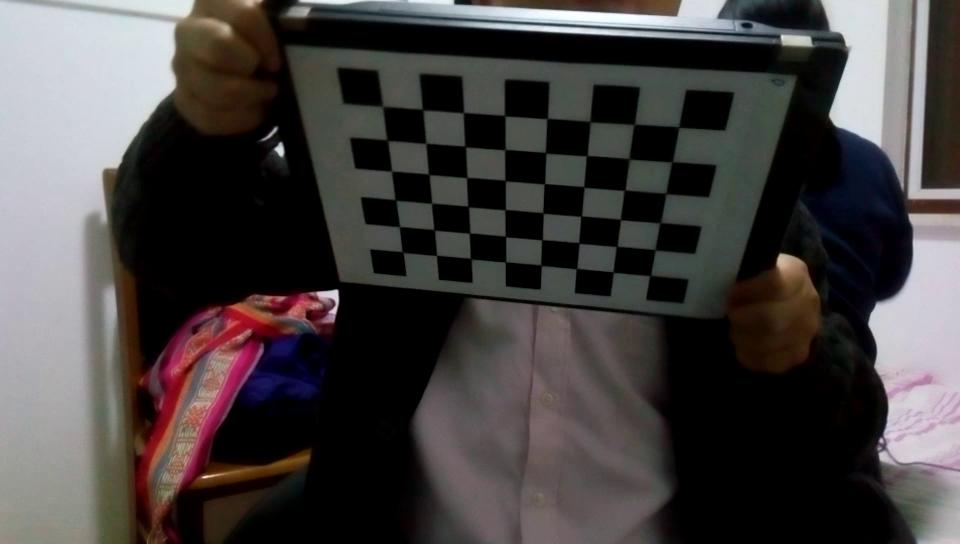
//> input picture imagefiles/.jpg, 960 x 544 px
$ ./stereo_match imagefiles/.jpg imagefiles/Image_10L.jpg   (built with g++ and OpenCV 4)
//> lines starting //> are read from the running program, lines starting //| are printed output that depends on the picture
/*
 *  stereo_match.cpp
 *  calibration
 *
 *  Created by Victor  Eruhimov on 1/18/10.
 *  Copyright 2010 Argus Corp. All rights reserved.
 *
 */

#include "opencv2/calib3d/calib3d.hpp"
#include "opencv2/imgproc/imgproc.hpp"
#include "opencv2/imgcodecs.hpp"
#include "opencv2/highgui/highgui.hpp"
#include "opencv2/core/utility.hpp"

#include <stdio.h>
#include <stdlib.h>
#include <iostream>

using namespace cv;
using namespace std;

static void print_help()
{
    printf("\nDemo stereo matching converting L and R images into disparity and point clouds\n");
    printf("\nUsage: stereo_match <left_image> <right_image> [--algorithm=bm|sgbm|hh] [--blocksize=<block_size>]\n"
           "[--max-disparity=<max_disparity>] [--scale=scale_factor>] [-i <intrinsic_filename>] [-e <extrinsic_filename>]\n"
           "[--no-display] [-o <disparity_image>] [-p <point_cloud_file>]\n");
}

static void saveXYZ(const char* filename, const Mat& mat)
{
    const double max_z = 1.0e4;
    FILE* fp = fopen(filename, "wt");
    for(int y = 0; y < mat.rows; y++)
    {
        for(int x = 0; x < mat.cols; x++)
        {
            Vec3f point = mat.at<Vec3f>(y, x);
            if(fabs(point[2] - max_z) < FLT_EPSILON || fabs(point[2]) > max_z) continue;
            fprintf(fp, "%f %f %f\n", point[0], point[1], point[2]);
        }
    }
    fclose(fp);
}

int main(int argc, char** argv)
{
    const char* algorithm_opt = "--algorithm=";
    const char* maxdisp_opt = "--max-disparity=";
    const char* blocksize_opt = "--blocksize=";
    const char* nodisplay_opt = "--no-display";
    const char* scale_opt = "--scale=";

    if(argc < 3)
    {
        print_help();
        return 0;
    }
    const char* img1_filename = 0;
    const char* img2_filename = 0;
    const char* intrinsic_filename = 0;
    const char* extrinsic_filename = 0;
    const char* disparity_filename = 0;
    const char* point_cloud_filename = 0;

    enum { STEREO_BM=0, STEREO_SGBM=1, STEREO_HH=2, STEREO_VAR=3 };
    int alg = STEREO_SGBM;
    int SADWindowSize = 0, numberOfDisparities = 0;
    bool no_display = false;
    float scale = 1.f;

    Ptr<StereoBM> bm = StereoBM::create(16,9);
    Ptr<StereoSGBM> sgbm = StereoSGBM::create(0,16,3);

    for( int i = 1; i < argc; i++ )
    {
        if( argv[i][0] != '-' )
        {
            if( !img1_filename )
                img1_filename = argv[i];
            else
                img2_filename = argv[i];
        }
        else if( strncmp(argv[i], algorithm_opt, strlen(algorithm_opt)) == 0 )
        {
            char* _alg = argv[i] + strlen(algorithm_opt);
            alg = strcmp(_alg, "bm") == 0 ? STEREO_BM :
                  strcmp(_alg, "sgbm") == 0 ? STEREO_SGBM :
                  strcmp(_alg, "hh") == 0 ? STEREO_HH :
                  strcmp(_alg, "var") == 0 ? STEREO_VAR : -1;
            if( alg < 0 )
            {
                printf("Command-line parameter error: Unknown stereo algorithm\n\n");
                print_help();
                return -1;
            }
        }
        else if( strncmp(argv[i], maxdisp_opt, strlen(maxdisp_opt)) == 0 )
        {
            if( sscanf( argv[i] + strlen(maxdisp_opt), "%d", &numberOfDisparities ) != 1 ||
                numberOfDisparities < 1 || numberOfDisparities % 16 != 0 )
            {
                printf("Command-line parameter error: The max disparity (--maxdisparity=<...>) must be a positive integer divisible by 16\n");
                print_help();
                return -1;
            }
        }
        else if( strncmp(argv[i], blocksize_opt, strlen(blocksize_opt)) == 0 )
        {
            if( sscanf( argv[i] + strlen(blocksize_opt), "%d", &SADWindowSize ) != 1 ||
                SADWindowSize < 1 || SADWindowSize % 2 != 1 )
            {
                printf("Command-line parameter error: The block size (--blocksize=<...>) must be a positive odd number\n");
                return -1;
            }
        }
        else if( strncmp(argv[i], scale_opt, strlen(scale_opt)) == 0 )
        {
            if( sscanf( argv[i] + strlen(scale_opt), "%f", &scale ) != 1 || scale < 0 )
            {
                printf("Command-line parameter error: The scale factor (--scale=<...>) must be a positive floating-point number\n");
                return -1;
            }
        }
        else if( strcmp(argv[i], nodisplay_opt) == 0 )
            no_display = true;
        else if( strcmp(argv[i], "-i" ) == 0 )
            intrinsic_filename = argv[++i];
        else if( strcmp(argv[i], "-e" ) == 0 )
            extrinsic_filename = argv[++i];
        else if( strcmp(argv[i], "-o" ) == 0 )
            disparity_filename = argv[++i];
        else if( strcmp(argv[i], "-p" ) == 0 )
            point_cloud_filename = argv[++i];
        else
        {
            printf("Command-line parameter error: unknown option %s\n", argv[i]);
            return -1;
        }
    }

    if( !img1_filename || !img2_filename )
    {
        printf("Command-line parameter error: both left and right images must be specified\n");
        return -1;
    }

    if( (intrinsic_filename != 0) ^ (extrinsic_filename != 0) )
    {
        printf("Command-line parameter error: either both intrinsic and extrinsic parameters must be specified, or none of them (when the stereo pair is already rectified)\n");
        return -1;
    }

    if( extrinsic_filename == 0 && point_cloud_filename )
    {
        printf("Command-line parameter error: extrinsic and intrinsic parameters must be specified to compute the point cloud\n");
        return -1;
    }

    int color_mode = alg == STEREO_BM ? 0 : -1;
    Mat img1 = imread(img1_filename, color_mode);
//> img1 is the input picture: 544 rows x 960 cols, CV_8UC3; mean B, G, R 66, 66.3, 70.4
    Mat img2 = imread(img2_filename, color_mode);
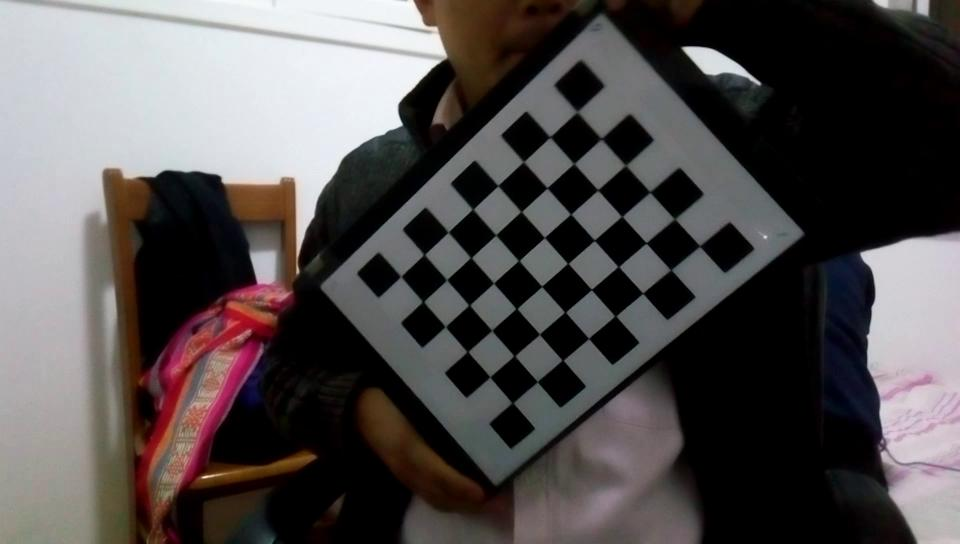
//> input picture imagefiles/Image_10L.jpg, 960 x 544 px
//> img2 is the input picture: 544 rows x 960 cols, CV_8UC3; mean B, G, R 80, 80, 84.6
    if (img1.empty())
    {
        printf("Command-line parameter error: could not load the first input image file\n");
        return -1;
    }
    if (img2.empty())
    {
        printf("Command-line parameter error: could not load the second input image file\n");
        return -1;
    }

    if (scale != 1.f)
    {
        Mat temp1, temp2;
        int method = scale < 1 ? INTER_AREA : INTER_CUBIC;
        resize(img1, temp1, Size(), scale, scale, method);
        img1 = temp1;
        resize(img2, temp2, Size(), scale, scale, method);
        img2 = temp2;
    }

    Size img_size = img1.size();
//> img_size = Size(960, 544)

    Rect roi1, roi2;
    Mat Q;


        Mat M1, D1, M2, D2;
        Mat R, Rv, T, R1, P1, R2, P2;
    if( intrinsic_filename )
    {
        // reading intrinsic parameters
        FileStorage fs(intrinsic_filename, FileStorage::READ);
        if(!fs.isOpened())
        {
            printf("Failed to open file %s\n", intrinsic_filename);
            return -1;
        }

        fs["M1"] >> M1;
        fs["D1"] >> D1;
        fs["M2"] >> M2;
        fs["D2"] >> D2;

        M1 *= scale;
        M2 *= scale;

        fs.open(extrinsic_filename, FileStorage::READ);
        if(!fs.isOpened())
        {
            printf("Failed to open file %s\n", extrinsic_filename);
            return -1;
        }

        fs["R"] >> R;
        fs["T"] >> T;
   } else {
        M1 = (Mat_<double>(3,3)<< 780.96374, 0., 478.73296,
             0., 782.08564, 265.79692,
             0., 0., 1.0);
        D1 = (Mat_<double>(5,1)<< 0.13258, -0.35049, 0.00026, 0.00496, 0.0000);
        M2 = (Mat_<double>(3,3)<< 842.25861, 0., 461.55895,
             0., 838.46926, 316.88318,
             0., 0., 1.0);
        D2 = (Mat_<double>(5,1)<< 0.27170, -0.66363, 0.02277, -0.00707, 0.00000);
        Rv = (Mat_<double>(3,1)<< 0.04034, 0.00395, -0.00853);
        Rodrigues(Rv, R);
        T = (Mat_<double>(3,1)<< -56.99920, -47.64819, 213.37935);
   }
        cout << "M1 = " << endl << " " << M1 << endl << endl;
        cout << "D1 = " << endl << " " << D1 << endl << endl;
        cout << "M2 = " << endl << " " << M2 << endl << endl;
        cout << "D2 = " << endl << " " << D2 << endl << endl;
        cout << "Rv = " << endl << " " << Rv << endl << endl;
        cout << "R = " << endl << " " << R << endl << endl;
        stereoRectify( M1, D1, M2, D2, img_size, R, T, R1, R2, P1, P2, Q, CALIB_ZERO_DISPARITY, -1, img_size, &roi1, &roi2 );

        Mat map11, map12, map21, map22;
        initUndistortRectifyMap(M1, D1, R1, P1, img_size, CV_16SC2, map11, map12);
        initUndistortRectifyMap(M2, D2, R2, P2, img_size, CV_16SC2, map21, map22);

        Mat img1r, img2r;
        remap(img1, img1r, map11, map12, INTER_LINEAR);
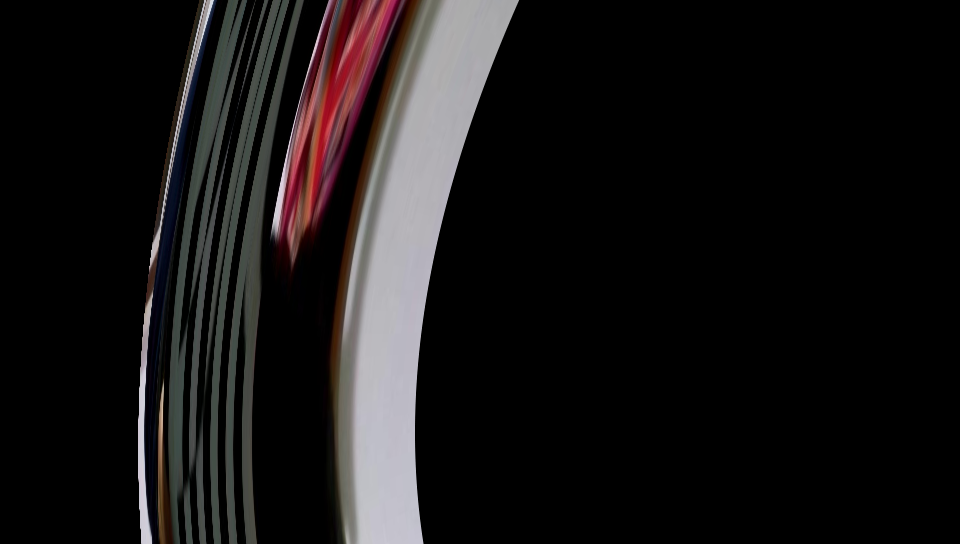
//> img1r: 544 rows x 960 cols, CV_8UC3; mean B, G, R 21.9, 21.7, 24
        remap(img2, img2r, map21, map22, INTER_LINEAR);
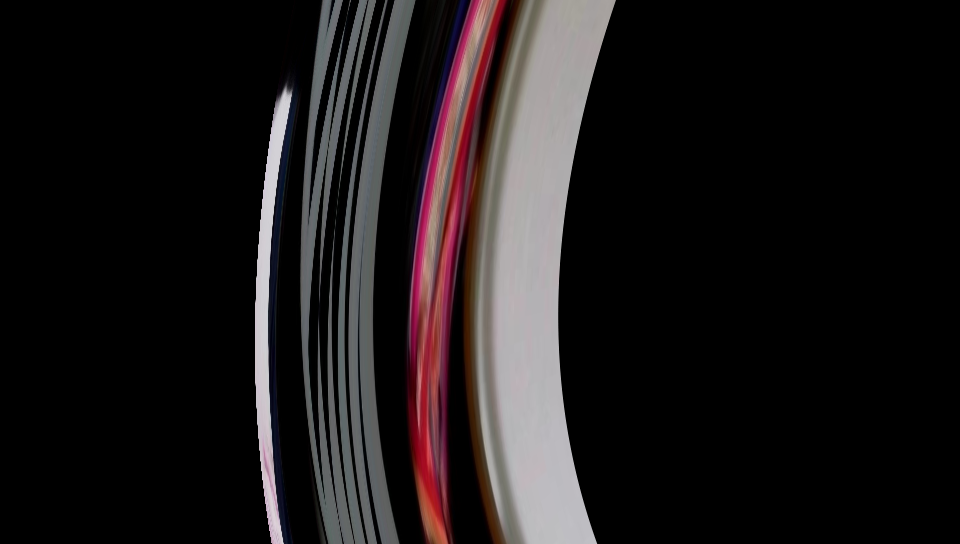
//> img2r: 544 rows x 960 cols, CV_8UC3; mean B, G, R 25.9, 25.3, 29.2

        img1 = img1r;
        img2 = img2r;
        namedWindow("left", 1);
        imshow("left", img1);
        namedWindow("right", 1);
        imshow("right", img2);
        waitKey();


    numberOfDisparities = numberOfDisparities > 0 ? numberOfDisparities : ((img_size.width/8) + 15) & -16;
//> numberOfDisparities = 128

    bm->setROI1(roi1);
    bm->setROI2(roi2);
    bm->setPreFilterCap(31);
    bm->setBlockSize(SADWindowSize > 0 ? SADWindowSize : 9);
    bm->setMinDisparity(0);
    bm->setNumDisparities(numberOfDisparities);
    bm->setTextureThreshold(10);
    bm->setUniquenessRatio(15);
    bm->setSpeckleWindowSize(100);
    bm->setSpeckleRange(32);
    bm->setDisp12MaxDiff(1);

    sgbm->setPreFilterCap(63);
    int sgbmWinSize = SADWindowSize > 0 ? SADWindowSize : 3;
    sgbm->setBlockSize(sgbmWinSize);

    int cn = img1.channels();
//> cn = 3

    sgbm->setP1(8*cn*sgbmWinSize*sgbmWinSize);
    sgbm->setP2(32*cn*sgbmWinSize*sgbmWinSize);
    sgbm->setMinDisparity(0);
    sgbm->setNumDisparities(numberOfDisparities);
    sgbm->setUniquenessRatio(10);
    sgbm->setSpeckleWindowSize(100);
    sgbm->setSpeckleRange(32);
    sgbm->setDisp12MaxDiff(1);
    sgbm->setMode(alg == STEREO_HH ? StereoSGBM::MODE_HH : StereoSGBM::MODE_SGBM);

    Mat disp, disp8;
    //Mat img1p, img2p, dispp;
    //copyMakeBorder(img1, img1p, 0, 0, numberOfDisparities, 0, IPL_BORDER_REPLICATE);
    //copyMakeBorder(img2, img2p, 0, 0, numberOfDisparities, 0, IPL_BORDER_REPLICATE);

    int64 t = getTickCount();
    if( alg == STEREO_BM )
        bm->compute(img1, img2, disp);
    else if( alg == STEREO_SGBM || alg == STEREO_HH )
        sgbm->compute(img1, img2, disp);
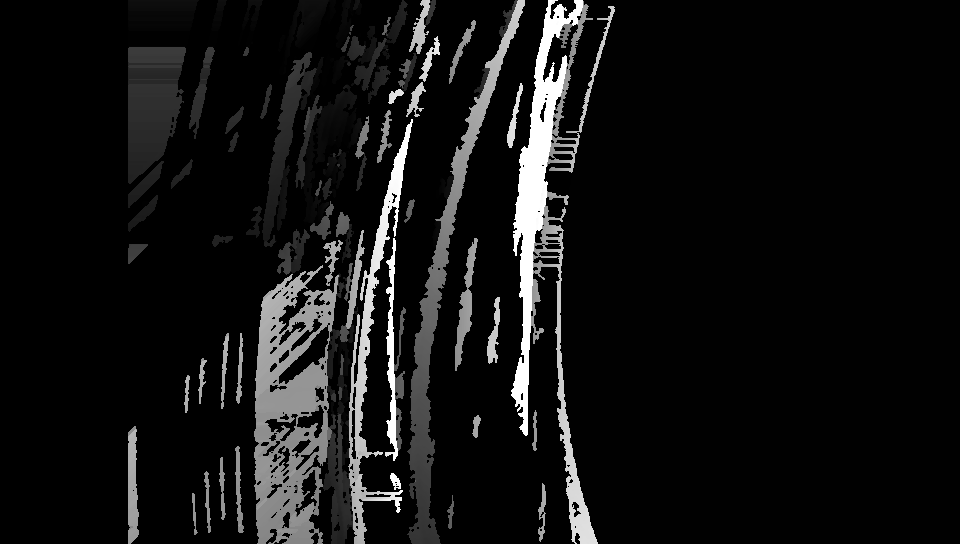
//> disp: 544 rows x 960 cols, CV_16SC1; min -16, max 2032, mean 139.3; drawn with min black and max white
    t = getTickCount() - t;
    printf("Time elapsed: %fms\n", t*1000/getTickFrequency());

    //disp = dispp.colRange(numberOfDisparities, img1p.cols);
    if( alg != STEREO_VAR )
        disp.convertTo(disp8, CV_8U, 255/(numberOfDisparities*16.));
    else
        disp.convertTo(disp8, CV_8U);
    if( !no_display )
    {
        namedWindow("left", 1);
        imshow("left", img1);
        namedWindow("right", 1);
        imshow("right", img2);
        namedWindow("disparity", 0);
        imshow("disparity", disp8);
        printf("press any key to continue...");
        fflush(stdout);
        waitKey();
        printf("\n");
    }

    if(disparity_filename)
        imwrite(disparity_filename, disp8);

    if(point_cloud_filename)
    {
        printf("storing the point cloud...");
        fflush(stdout);
        Mat xyz;
        reprojectImageTo3D(disp, xyz, Q, true);
        saveXYZ(point_cloud_filename, xyz);
        printf("\n");
    }

    return 0;
}
